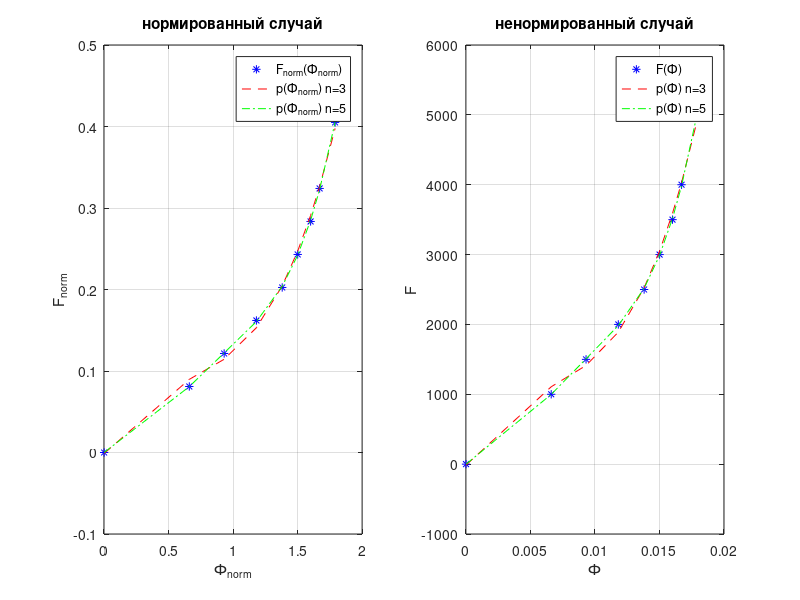

MATLAB code for this plot:
% 4 вар

% очистка экрана и рабочего пространства

clc;
clear;
close;

% описываем нашу схему

R0 = 4;
In = 100;
Un = In * R0;

Uv = Un; % 2 з-н Кирхгофа
Rv = 97.2;
Iv = Uv / Rv;

w = 3000; % число витков

k = 1000; % множитель для варианта 4

F_n = Iv * w % номинальная МДС
F = [0 1.0 1.5 2.0 2.5 3.0 3.5 4.0 5.0]' .* k; % ненормированная МДС
F_norm = F ./ F_n; % нормированная МДС

Fi_n = 0.01; % номинальный поток
Fi_norm = ([0 0.66 0.93 1.18 1.38 1.5 1.6 1.67 1.79] + 0.001)'; % нормированный магнитный поток
Fi = Fi_norm.*Fi_n; % ненормированный магнитный поток

% ---------------------------------------------------------

% нормированные величины

% уравнение невязок в матричном виде для n = 3

G3_norm = [];
G3_norm(:,1) = Fi_norm'.^0;
G3_norm(:,2) = Fi_norm'.^1;
G3_norm(:,3) = Fi_norm'.^2;
G3_norm(:,4) = Fi_norm'.^3;

C3_norm = inv(G3_norm'*G3_norm)*(G3_norm'*F_norm);
p3_norm = [C3_norm(4) C3_norm(3) C3_norm(2) C3_norm(1)];
P3_norm = polyval(p3_norm, Fi_norm); % оценивает полиномиальный p3_norm в каждой точке в Fi_norm

% функционал точности для n = 3

Jnorm3 = (F_norm-G3_norm*C3_norm)'*(F_norm-G3_norm*C3_norm)

% уравнение невязок в матричном виде для n = 5

G5_norm = [];
G5_norm(:,1) = Fi_norm'.^0;
G5_norm(:,2) = Fi_norm'.^1;
G5_norm(:,3) = Fi_norm'.^2;
G5_norm(:,4) = Fi_norm'.^3;
G5_norm(:,5) = Fi_norm'.^4;
G5_norm(:,6) = Fi_norm'.^5;

C5_norm = inv(G5_norm'*G5_norm)*(G5_norm'*F_norm);
p5_norm = [C5_norm(6) C5_norm(5) C5_norm(4) C5_norm(3) C5_norm(2) C5_norm(1)];
P5_norm = polyval(p5_norm, Fi_norm);

% функционал точности для n = 5

Jnorm5= (F_norm-G5_norm*C5_norm)'*(F_norm-G5_norm*C5_norm)

% строим правый график

subplot(1, 2, 1); % одно окно по вертикали 2 по горизонтали, работаем с 1-ым окном
plot(Fi_norm, F_norm,'b*', Fi_norm, P3_norm, 'r--', Fi_norm, P5_norm, 'g-.');
legend('F_n_o_r_m(Ф_n_o_r_m)', 'p(Ф_n_o_r_m) n=3', 'p(Ф_n_o_r_m) n=5');
title('нормированный случай');
xlabel('Ф_n_o_r_m');
ylabel('F_n_o_r_m');
grid on;

% ---------------------------------------------------------

% ненормированные величины

% уравнение невязок в матричном виде для n = 3

G3 = [];
G3(:,1) = Fi'.^0;
G3(:,2) = Fi'.^1;
G3(:,3) = Fi'.^2;
G3(:,4) = Fi'.^3;

C3 = inv(G3'*G3)*(G3'*F);
p3 = [C3(4) C3(3) C3(2) C3(1)];
P3 = polyval(p3, Fi);

% функционал точности для n = 3

Jnenorm3 = (F-G3*C3)'*(F-G3*C3)

% уравнение невязок в матричном виде для n = 5

G5 = [];
G5(:,1) = Fi' .^ 0;
G5(:,2) = Fi' .^ 1;
G5(:,3) = Fi' .^ 2;
G5(:,4) = Fi' .^ 3;
G5(:,5) = Fi' .^ 4;
G5(:,6) = Fi' .^ 5;

C5 = inv(G5'*G5)*(G5'*F);
p5 = [C5(6) C5(5) C5(4) C5(3) C5(2) C5(1)];
P5 = polyval(p5,Fi);

% функционал точности для n = 5

Jnenorm5 = (F-G5*C5)'*(F-G5*C5)

% строим левый график

subplot(1, 2, 2); % работаем с 2-ым окном
plot(Fi, F, 'b*', Fi, P3, 'r--', Fi, P5, 'g-.');
legend('F(Ф)', 'p(Ф) n=3', 'p(Ф) n=5');
title('ненормированный случай');
xlabel('Ф');
ylabel('F');
grid on;